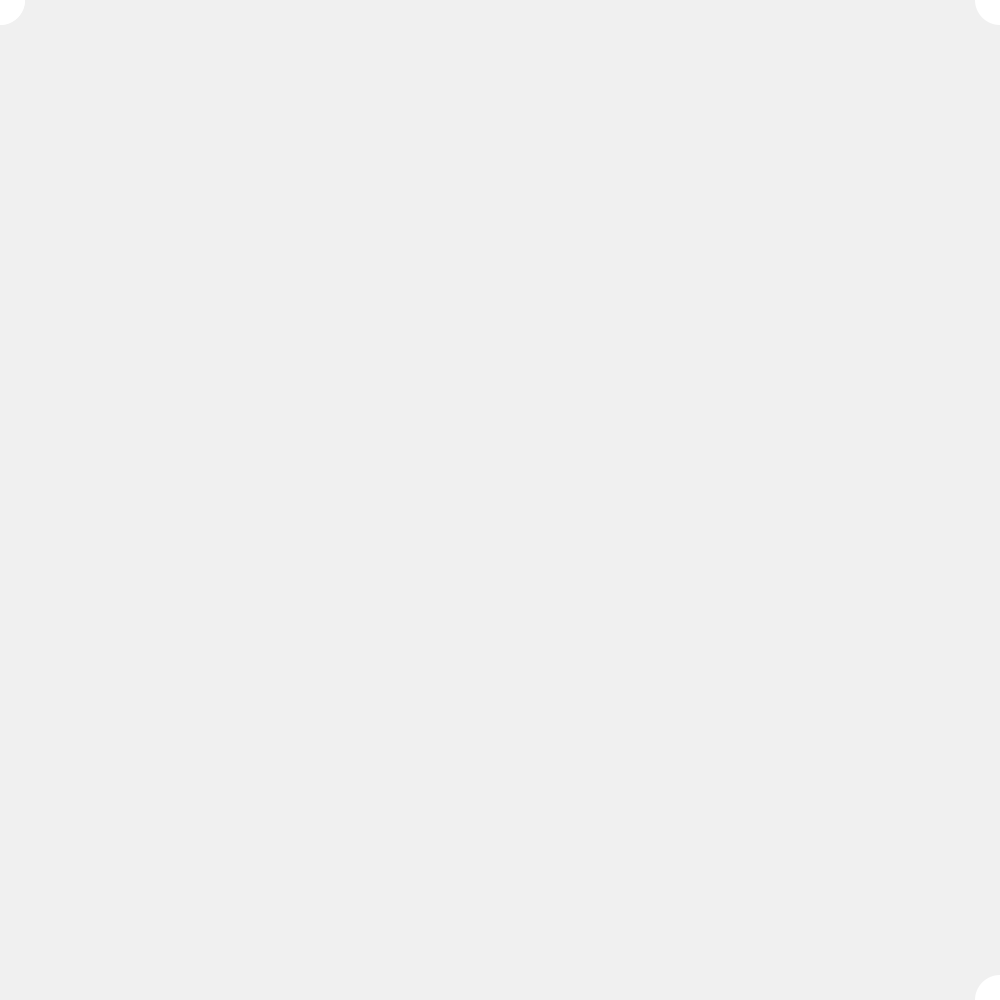
Frame 1 (no input)
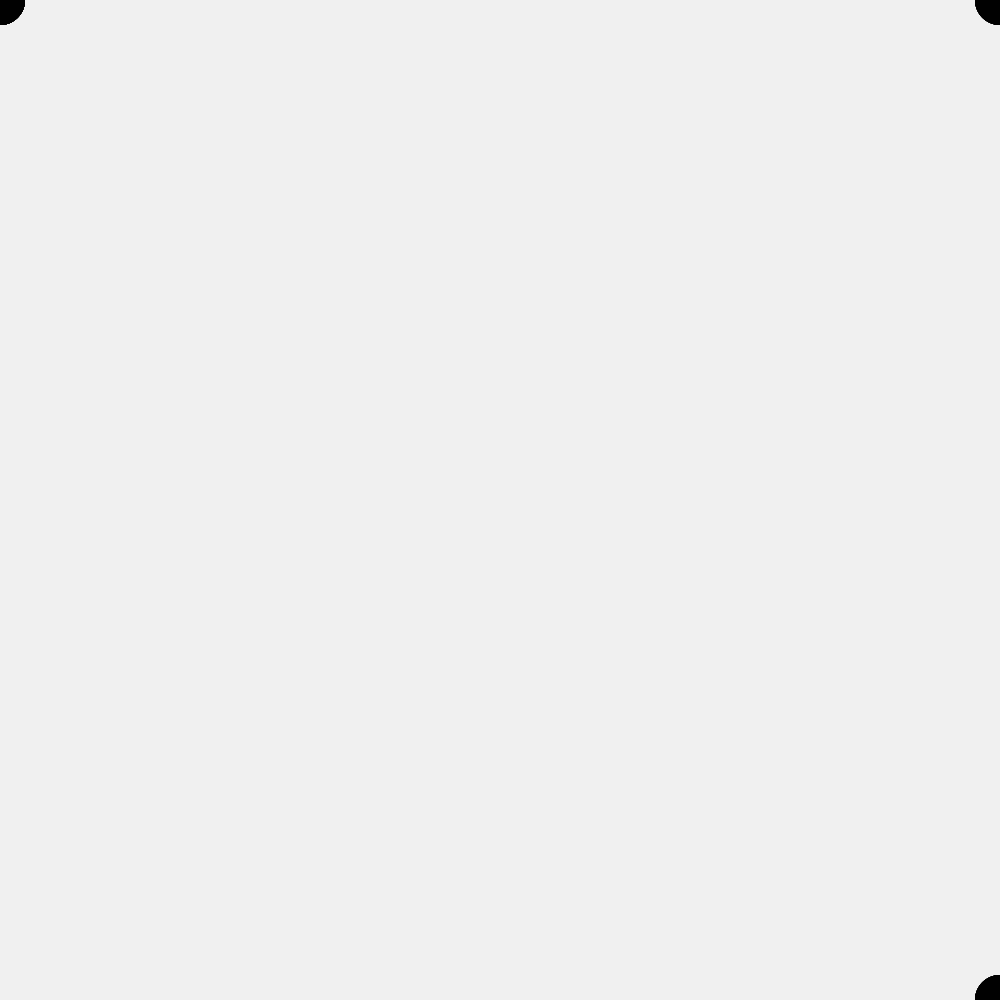
Frame 60 (the mouse pressed at the canvas centre just before this capture)
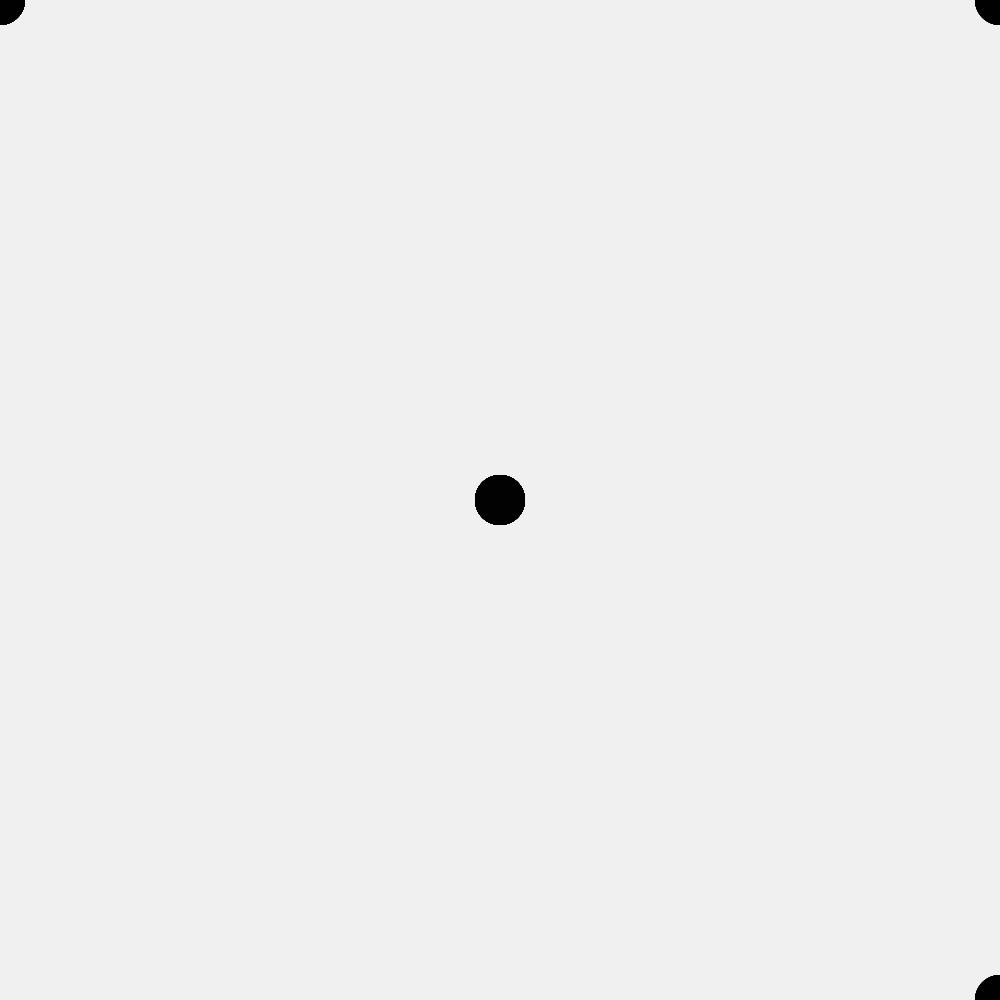
Frame 120 (the mouse held since frame 60 and released just before this capture)

The Processing sketch that drew these frames (run headless with seeded random() and noise(); from frame 60 on, the mouse is pressed at the canvas centre):

// Processing sketch: processing_135464
// ── processing_135464.pde


float y=1;
float e=1;
 
void setup(){frameRate(30);
size(1000,1000);
 
background(240);}
 
void draw() {
 

noStroke();
ellipse(mouseX, mouseY,50,50);
ellipse(mouseY, mouseX,50,50);
ellipse(height-mouseX, mouseY,50,50);
ellipse(height-mouseX, height-mouseY,50,50);

 

e=e+random(20);
 
if(mouseY<500) {fill(0,0,0,random(100));
}
if(mouseY>500) {fill(random(200)+100,1,1,random(100)+100);
 
}}
